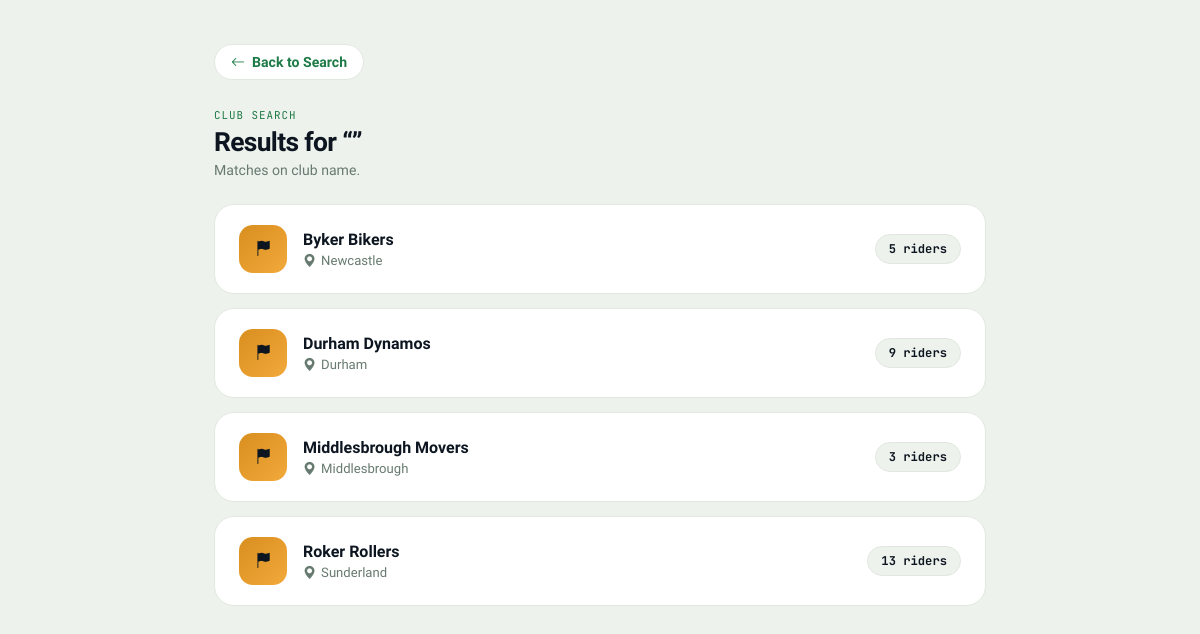
The page /search_result.php (signed in) on the database its author committed.
### tables this page shows
CREATE TABLE `club` (
  `id` int(11) NOT NULL,
  `name` varchar(100) NOT NULL,
  `location` varchar(100) NOT NULL
);

### search_result.php (the view, shortened to what this page needs)
<?php
include_once 'dbconnect.php';
$participant = $_POST['participant'] ?? '';
$firstname   = trim($_POST['firstname'] ?? '');
$club        = trim($_POST['club'] ?? '');
?>
<!DOCTYPE html>
<html lang="en">
<head>
<link rel="stylesheet" href="https://cdn.jsdelivr.net/npm/bootstrap-icons@1.13.1/font/bootstrap-icons.min.css">
</head>
<body>
<div class="wrap">
  <a href="admin_menu.php?page=search" class="back"><i class="bi bi-arrow-left"></i> Back to Search</a>
  <?php
  try {
    $pdo = new PDO("mysql:host=$servername;port=$port;dbname=$database;charset=utf8mb4",
      $username,$password,[PDO::ATTR_ERRMODE=>PDO::ERRMODE_EXCEPTION]);
    if ($participant == "1") {
      echo '<div class="result-hdr"><span class="eyebrow">Participant search</span>
            <h1>Results for &ldquo;'.htmlspecialchars($firstname).'&rdquo;</h1>
            <p>Matches on first name or surname.</p></div>';
      $st=$pdo->prepare("SELECT p.*,c.name AS club_name FROM participant p
         LEFT JOIN club c ON c.id=p.club_id
         WHERE p.firstname LIKE :t OR p.surname LIKE :t ORDER BY p.firstname");
      $st->execute([':t'=>'%'.$firstname.'%']);
      $rows=$st->fetchAll(PDO::FETCH_ASSOC);
      if($rows){ foreach($rows as $i=>$r){
        $ini=strtoupper(substr($r['firstname'],0,1).substr($r['surname'],0,1));
        echo '<div class="rcard" style="animation-delay:'.($i*.05).'s">
                <div class="rav">'.$ini.'</div>
                <div class="rbody">
                  <div class="rname">'.htmlspecialchars($r['firstname'].' '.$r['surname']).'</div>
                  <div class="rmeta">
                    <span><i class="bi bi-envelope-fill"></i>'.htmlspecialchars($r['email']).'</span>
                    '.($r['club_name']?'<span><i class="bi bi-flag-fill"></i>'.htmlspecialchars($r['club_name']).'</span>':'').'
                  </div>
                </div>
                <div class="rbadges">
                  <span class="rbadge">'.$r['power_output'].' W</span>
                  <span class="rbadge">'.$r['distance'].' km</span>
                </div>
              </div>';
      }} else {
        echo '<div class="empty"><i class="bi bi-person-x"></i><h3>No participant found</h3><p>Try a different name.</p></div>';
      }
    } else {
      echo '<div class="result-hdr"><span class="eyebrow">Club search</span>
            <h1>Results for &ldquo;'.htmlspecialchars($club).'&rdquo;</h1>
            <p>Matches on club name.</p></div>';
      $st=$pdo->prepare("SELECT * FROM club WHERE name LIKE :t ORDER BY name");
      $st->execute([':t'=>'%'.$club.'%']);
      $rows=$st->fetchAll(PDO::FETCH_ASSOC);
      if($rows){ foreach($rows as $i=>$r){
        $cs=$pdo->prepare("SELECT COUNT(*) FROM participant WHERE club_id=:id");
        $cs->execute([':id'=>$r['id']]);
        $cnt=(int)$cs->fetchColumn();
        echo '<div class="rcard" style="animation-delay:'.($i*.05).'s">
                <div class="rav club"><i class="bi bi-flag-fill"></i></div>
                <div class="rbody">
                  <div class="rname">'.htmlspecialchars($r['name']).'</div>
                  <div class="rmeta"><span><i class="bi bi-geo-alt-fill"></i>'.htmlspecialchars($r['location']).'</span></div>
                </div>
                <div class="rbadges"><span class="rbadge">'.$cnt.' riders</span></div>
              </div>';
      }} else {
        echo '<div class="empty"><i class="bi bi-flag"></i><h3>No club found</h3><p>Try a different club name.</p></div>';
      }
    }
  } catch(PDOException $e){
    echo '<div class="err-box"><i class="bi bi-exclamation-triangle-fill"></i> '.htmlspecialchars($e->getMessage()).'</div>';
  }
  ?>
</div>
</body>
</html>

### search_result.php (style rules this page uses)
:root { --g:#1e7a46;--gd:#145c34;--gl:#2f9e5c;--gt:rgba(30,122,70,.1);--a:#f2a93b;--ad:#d88f1f;--ink:#0d1620;--ash:#677a70;--paper:#eef2ed;--surf:#fff;--line:#e1e8df;--font:'Plus Jakarta Sans',system-ui,sans-serif;--mono:'JetBrains Mono',monospace;--r:12px;--rl:20px }
*,*::before,*::after { box-sizing:border-box;margin:0;padding:0 }
body { font-family:var(--font);color:var(--ink);background:var(--paper);min-height:100vh;-webkit-font-smoothing:antialiased }
a { color:var(--g);text-decoration:none }
.wrap { max-width:820px;margin:0 auto;padding:44px 24px 64px }
.back { display:inline-flex;align-items:center;gap:7px;color:var(--g);font-weight:700;font-size:.88rem;margin-bottom:28px;padding:9px 16px;background:var(--surf);border:1px solid var(--line);border-radius:50px;transition:.18s }
.eyebrow { font-family:var(--mono);font-size:.68rem;letter-spacing:.09em;text-transform:uppercase;color:var(--g);display:block;margin-bottom:5px }
.result-hdr { margin-bottom:26px }
.result-hdr h1 { font-size:1.65rem;font-weight:800;letter-spacing:-.025em;margin-bottom:5px }
.result-hdr p { color:var(--ash);font-size:.88rem }
.rcard { background:var(--surf);border:1px solid var(--line);border-radius:var(--rl); padding:20px 24px;margin-bottom:14px; display:flex;align-items:center;gap:16px; opacity:0;transform:translateY(10px); animation:rIn .38s ease forwards; transition:box-shadow .18s,transform .18s; }
.rav { width:48px;height:48px;border-radius:50%;flex-shrink:0;background:linear-gradient(135deg,var(--g),var(--gl));color:#fff;display:flex;align-items:center;justify-content:center;font-weight:800;font-size:.95rem }
.rav.club { background:linear-gradient(135deg,var(--ad),var(--a));color:var(--ink);border-radius:14px }
.rbody { flex:1;min-width:0 }
.rname { font-weight:800;font-size:1rem;margin-bottom:4px }
.rmeta { display:flex;flex-wrap:wrap;gap:12px;font-size:.82rem;color:var(--ash) }
.rmeta span { display:flex;align-items:center;gap:5px }
.rbadges { display:flex;gap:8px;flex-shrink:0;flex-wrap:wrap }
.rbadge { background:var(--paper);border:1px solid var(--line);border-radius:50px;padding:6px 13px;font-size:.76rem;font-weight:700;color:var(--ink);font-family:var(--mono) }

### rows shown on the page
club: name "Byker Bikers", location "Newcastle", cnt "5"
club: name "Durham Dynamos", location "Durham", cnt "9"
club: name "Middlesbrough Movers", location "Middlesbrough", cnt "3"
club: name "Roker Rollers", location "Sunderland", cnt "13"
